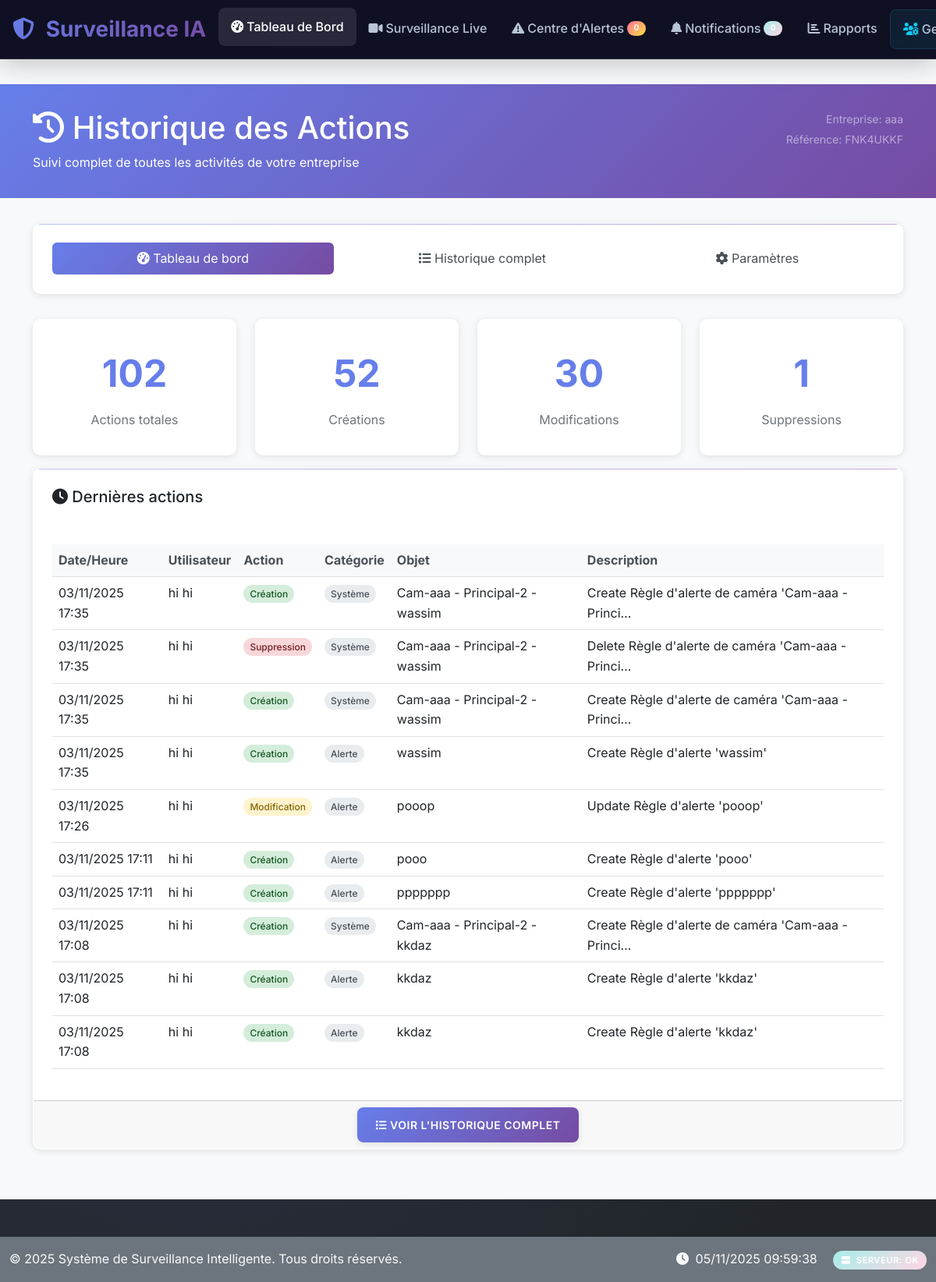
Before: /history/ (signed in) with the older database file.
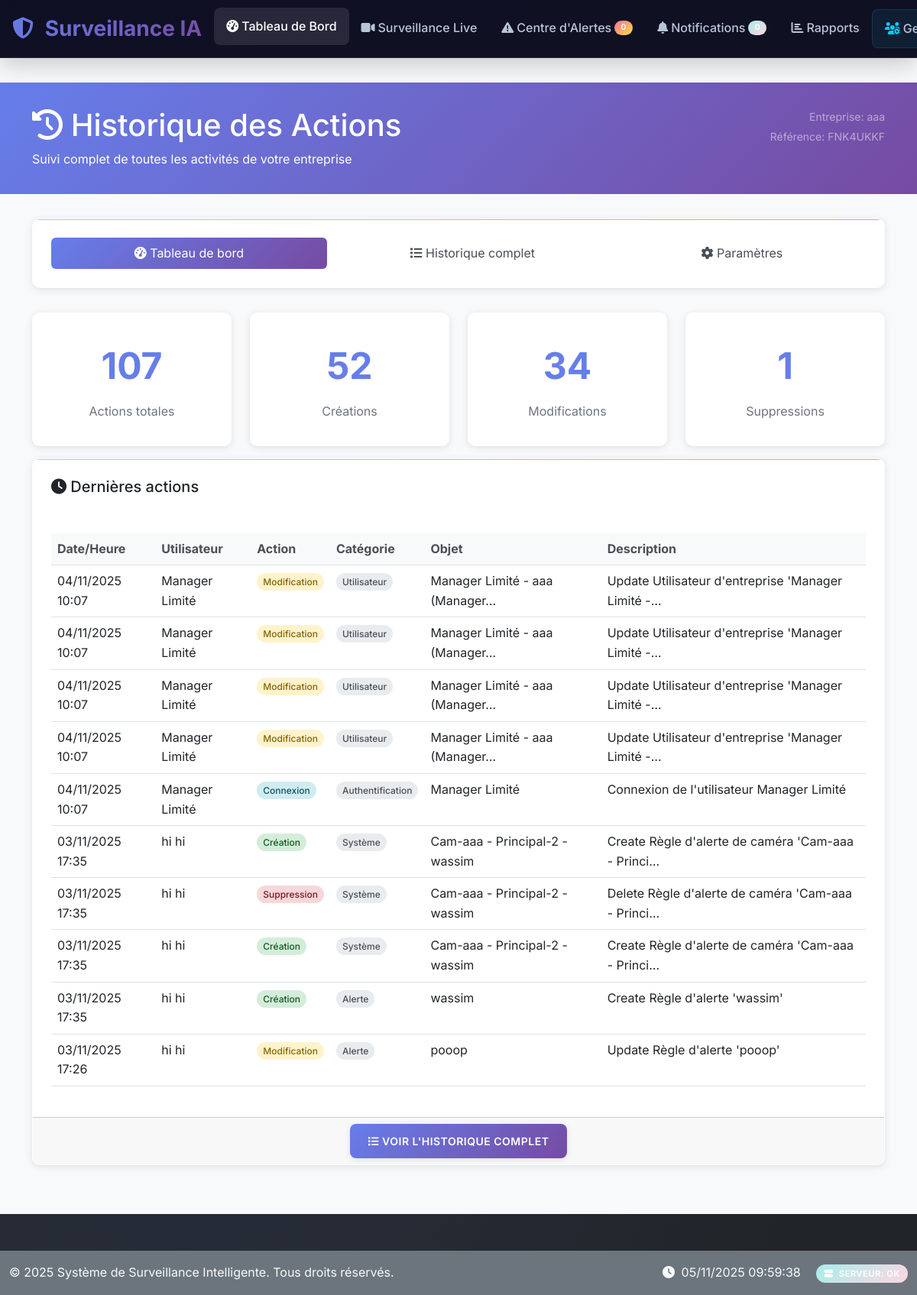
After: the same page with the newer database file.
### history/models.py (models this page shows, shortened)
class HistoryEntry(models.Model):
    ACTION_CHOICES = [
        ('create', 'Création'),
        ('update', 'Modification'),
        ('delete', 'Suppression'),
        ('login', 'Connexion'),
        ('logout', 'Déconnexion'),
        ('view', 'Consultation'),
        ('export', 'Exportation'),
        ('import', 'Importation'),
        ('activate', 'Activation'),
        ('deactivate', 'Désactivation'),
        ('assign', 'Attribution'),
        ('unassign', 'Retrait d\'attribution'),
    ]
    CATEGORY_CHOICES = [
        ('user', 'Utilisateur'),
        ('company', 'Entreprise'),
        ('location', 'Localisation'),
        ('zone', 'Zone'),
        ('camera', 'Caméra'),
        ('alert', 'Alerte'),
        ('detection', 'Détection'),
        ('incident', 'Incident'),
        ('recording', 'Enregistrement'),
        ('settings', 'Paramètres'),
        ('system', 'Système'),
        ('auth', 'Authentification'),
        ('report', 'Rapport'),
        ('notification', 'Notification'),
    ]
    timestamp = models.DateTimeField(default=timezone.now, verbose_name="Horodatage")
    user = models.ForeignKey(
        User,
        on_delete=models.SET_NULL,
        null=True,
        blank=True,
        related_name='history_entries',
        verbose_name="Utilisateur"
    )
    action = models.CharField(max_length=20, choices=ACTION_CHOICES, verbose_name="Action")
    category = models.CharField(max_length=20, choices=CATEGORY_CHOICES, verbose_name="Catégorie")
    content_type = models.ForeignKey(ContentType, on_delete=models.CASCADE, null=True, blank=True)
    object_id = models.PositiveIntegerField(null=True, blank=True)
    content_object = GenericForeignKey('content_type', 'object_id')
    object_name = models.CharField(max_length=255, verbose_name="Nom de l'objet", help_text="Nom/titre de l'objet modifié")
    description = models.TextField(verbose_name="Description", help_text="Description détaillée de l'action")
    old_values = models.JSONField(null=True, blank=True, verbose_name="Anciennes valeurs")
    new_values = models.JSONField(null=True, blank=True, verbose_name="Nouvelles valeurs")
    changed_fields = models.JSONField(null=True, blank=True, verbose_name="Champs modifiés")
    ip_address = models.GenericIPAddressField(null=True, blank=True, verbose_name="Adresse IP")
    user_agent = models.TextField(blank=True, verbose_name="User Agent")
    session_key = models.CharField(max_length=40, blank=True, verbose_name="Clé de session")
    company = models.ForeignKey(
        'companies.Company',
        on_delete=models.CASCADE,
        null=True,
        blank=True,
        related_name='history_entries',
        verbose_name="Entreprise"
    )
    subcompany = models.ForeignKey(
        'companies.SubCompany',
        on_delete=models.CASCADE,
        null=True,
        blank=True,
        related_name='history_entries',
        verbose_name="Sous-entreprise"
    )
    location = models.ForeignKey(
        'monitoring.Location',
        on_delete=models.SET_NULL,
        null=True,
        blank=True,
        related_name='history_entries',
        verbose_name="Localisation"
    )
    is_sensitive = models.BooleanField(default=False, verbose_name="Données sensibles")
    is_system_action = models.BooleanField(default=False, verbose_name="Action système")
    class Meta:
        verbose_name = "Entrée d'historique"
        verbose_name_plural = "Entrées d'historique"
        ordering = ['-timestamp']
        indexes = [
            models.Index(fields=['timestamp']),
            models.Index(fields=['user', 'timestamp']),
            models.Index(fields=['company', 'timestamp']),
            models.Index(fields=['category', 'timestamp']),
            models.Index(fields=['action', 'timestamp']),
            models.Index(fields=['content_type', 'object_id']),
        ]

### history/views.py (the view)
# urls.py: path('', views.history_dashboard, name='dashboard'),
@login_required
def history_dashboard(request):
    if not hasattr(request.user, 'company_profile'):
        messages.error(request, "Vous devez être associé à une entreprise pour accéder à l'historique.")
        return redirect('dashboard')
    company_user = request.user.company_profile
    if not company_user.is_manager and not company_user.is_owner:
        messages.error(request, "Vous n'avez pas les permissions pour accéder à l'historique.")
        return redirect('dashboard')
    company = company_user.company
    week_ago = timezone.now() - timedelta(days=7)
    stats = get_history_stats(company=company, date_from=week_ago)
    recent_entries = HistoryEntry.objects.filter(company=company)\
                                        .select_related('user', 'company', 'location')\
                                        .order_by('-timestamp')[:10]
    daily_activity = []
    for i in range(7):
        date = timezone.now().date() - timedelta(days=i)
        count = HistoryEntry.objects.filter(
            company=company,
            timestamp__date=date
        ).count()
        daily_activity.append({
            'date': date.strftime('%d/%m'),
            'count': count
        })
    daily_activity.reverse()
    context = {
        'stats': stats,
        'recent_entries': recent_entries,
        'daily_activity': daily_activity,
        'company': company,
    }
    return render(request, 'history/dashboard_simple.html', context)

### companies/models.py (called while the page is built)
    @property
    def is_owner(self):
        return self.role == 'owner'

    @property
    def is_manager(self):
        return self.role == 'manager'

    def get_accessible_subcompanies(self):
        if self.is_owner:
            return SubCompany.objects.filter(is_active=True)
        elif self.is_manager:
            assigned_subcompanies = self.subcompanies.filter(is_active=True)
            if assigned_subcompanies.exists():
                return assigned_subcompanies
            else:
                return self.company.subcompanies.filter(is_active=True)
        else:
            return self.subcompanies.filter(is_active=True)

### templates/history/dashboard_simple.html (shortened to what the changed rows need)
{% extends "base.html" %}
{% load static %}
{% block content %}
<div class="history-header">
    <div class="container">
        <div class="row">
            <div class="col-md-8">
                <h1><i class="fas fa-history"></i> Historique des Actions</h1>
            </div>
        </div>
    </div>
</div>
<div class="container">
    <div class="row">
        <div class="col-md-3">
            <div class="stat-card">
                <div class="stat-number">{{ stats.total_entries|default:0 }}</div>
                <div class="stat-label">Actions totales</div>
            </div>
        </div>
        <div class="col-md-3">
            <div class="stat-card">
                <div class="stat-number">{{ stats.by_action.update|default:0 }}</div>
                <div class="stat-label">Modifications</div>
            </div>
        </div>
    </div>
    <div class="card">
        <div class="card-body">
            {% if recent_entries %}
                <div class="table-responsive">
                    <table class="table table-hover">
                        <thead>
                            <tr>
                                <th>Date/Heure</th>
                                <th>Utilisateur</th>
                                <th>Action</th>
                                <th>Catégorie</th>
                                <th>Objet</th>
                                <th>Description</th>
                            </tr>
                        </thead>
                        <tbody>
                            {% for entry in recent_entries %}
                            <tr>
                                <td>{{ entry.timestamp|date:"d/m/Y H:i" }}</td>
                                <td>
                                    {% if entry.user %}
                                        {{ entry.user.get_full_name|default:entry.user.username }}
                                    {% else %}
                                        <em class="text-muted">Système</em>
                                    {% endif %}
                                </td>
                                <td>
                                    <span class="action-badge action-{{ entry.action }}">
                                        {{ entry.get_action_display }}
                                    </span>
                                </td>
                                <td>
                                    <span class="category-badge">
                                        {{ entry.get_category_display }}
                                    </span>
                                </td>
                                <td>{{ entry.object_name|truncatechars:30 }}</td>
                                <td>{{ entry.description|truncatechars:50 }}</td>
                            </tr>
                            {% endfor %}
                        </tbody>
                    </table>
                </div>
            {% else %}
                <div class="text-center text-muted py-4">
                    <i class="fas fa-inbox fa-3x mb-3"></i>
                    <h5>Aucune activité récente</h5>
                    <p>Les actions de votre entreprise apparaîtront ici.</p>
                </div>
            {% endif %}
        </div>
    </div>
</div>
{% endblock %}

Changed rows visible on the page:
no longer on this page (row unchanged): HistoryEntry: timestamp "03/11/2025 17:11", user.get_full_name "hi hi", action "Création", category "Alerte", object_name "pooo", description "Create Règle d'alerte 'pooo'"
no longer on this page (row unchanged): HistoryEntry: timestamp "03/11/2025 17:11", user.get_full_name "hi hi", action "Création", category "Alerte", object_name "ppppppp", description "Create Règle d'alerte 'ppppppp'"
no longer on this page (row unchanged): HistoryEntry: timestamp "03/11/2025 17:08", user.get_full_name "hi hi", action "Création", category "Système", object_name "Cam-aaa - Principal-2 - kkdaz", description "Create Règle d'alerte de caméra 'Cam-aaa - Princi…"
no longer on this page (row unchanged): HistoryEntry: timestamp "03/11/2025 17:08", user.get_full_name "hi hi", action "Création", category "Alerte", object_name "kkdaz", description "Create Règle d'alerte 'kkdaz'"
no longer on this page (row unchanged): HistoryEntry: timestamp "03/11/2025 17:08", user.get_full_name "hi hi", action "Création", category "Alerte", object_name "kkdaz", description "Create Règle d'alerte 'kkdaz'"
added HistoryEntry: timestamp "04/11/2025 10:07", user.get_full_name "Manager Limité", action "Modification", category "Utilisateur", object_name "Manager Limité - aaa (Manager…", description "Update Utilisateur d'entreprise 'Manager Limité -…"
added HistoryEntry: timestamp "04/11/2025 10:07", user.get_full_name "Manager Limité", action "Modification", category "Utilisateur", object_name "Manager Limité - aaa (Manager…", description "Update Utilisateur d'entreprise 'Manager Limité -…"
added HistoryEntry: timestamp "04/11/2025 10:07", user.get_full_name "Manager Limité", action "Modification", category "Utilisateur", object_name "Manager Limité - aaa (Manager…", description "Update Utilisateur d'entreprise 'Manager Limité -…"
added HistoryEntry: timestamp "04/11/2025 10:07", user.get_full_name "Manager Limité", action "Modification", category "Utilisateur", object_name "Manager Limité - aaa (Manager…", description "Update Utilisateur d'entreprise 'Manager Limité -…"
added HistoryEntry: timestamp "04/11/2025 10:07", user.get_full_name "Manager Limité", action "Connexion", category "Authentification", object_name "Manager Limité", description "Connexion de l'utilisateur Manager Limité"
Other visible differences:
{{ stats.total_entries|default:0 }}: "102" → "107"
{{ stats.by_action.update|default:0 }}: "30" → "34"
